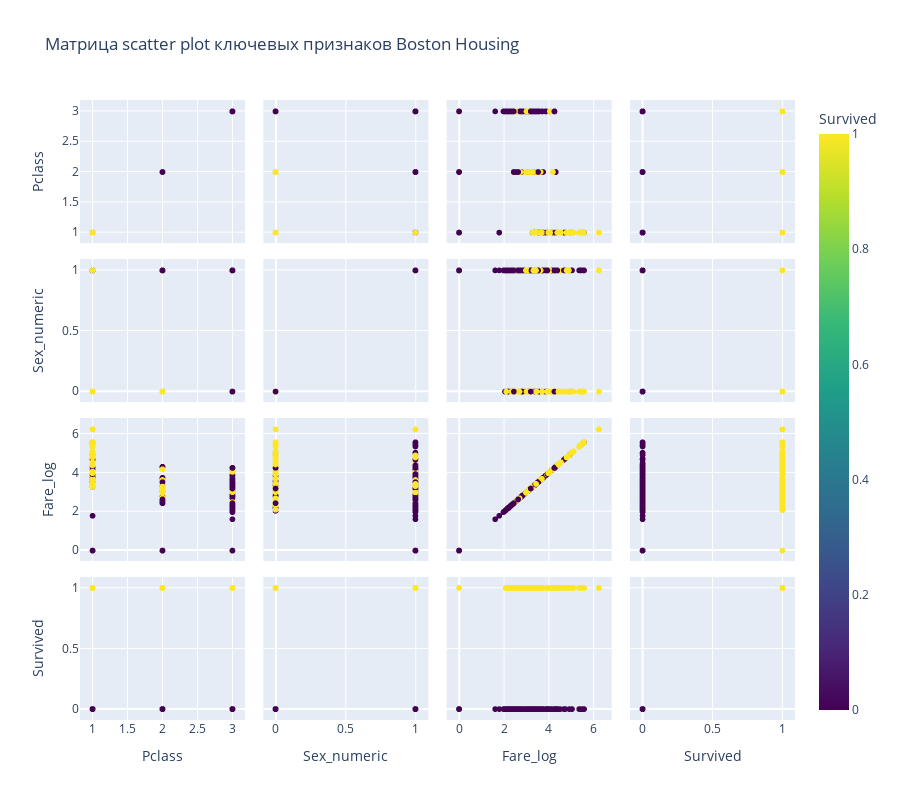

The cell this chart's notebook holds for it:
### Code cell
# Более детальный анализ ключевых признаков
key_features = ['Pclass',  'Sex_numeric', 'Fare_log'] # Выбранные ключевые признаки

# Матрица scatter plots
# px.scatter_matrix: создает матрицу scatter plots для выбранных измерений
# dimensions: список колонок для анализа
# color='Survived': цвет точек based on цены
# color_continuous_scale: цветовая шкала
# title: заголовок графика

fig = px.scatter_matrix(df, 
                        dimensions=key_features + ['Survived'],
                        title='Матрица scatter plot ключевых признаков Boston Housing',
                        color='Survived',
                        color_continuous_scale='viridis',
                        height=800)  # высота графика
fig.show()

### Figure 1 — Plotly figure (JSON) as saved in the notebook; plotly's stock layout.template omitted (floating-point values rounded to 4 significant figures; data arrays with more than 128 entries replaced by an {"elided": "..."} marker saying what was removed)
{"data": [{"dimensions": [{"axis": {"matches": true}, "label": "Pclass", "values": {"elided": "891 int values"}}, {"axis": {"matches": true}, "label": "Sex_numeric", "values": {"elided": "891 int values"}}, {"axis": {"matches": true}, "label": "Fare_log", "values": {"elided": "891 float values"}}, {"axis": {"matches": true}, "label": "Survived", "values": {"elided": "891 int values"}}], "hovertemplate": "%{xaxis.title.text}=%{x}<br>%{yaxis.title.text}=%{y}<br>Survived=%{marker.color}<extra></extra>", "legendgroup": "", "marker": {"color": {"elided": "891 int values"}, "coloraxis": "coloraxis", "symbol": "circle"}, "name": "", "showlegend": false, "type": "splom"}], "layout": {"coloraxis": {"colorbar": {"title": {"text": "Survived"}}, "colorscale": [[0, "#440154"], [0.1111, "#482878"], [0.2222, "#3e4989"], [0.3333, "#31688e"], [0.4444, "#26828e"], [0.5556, "#1f9e89"], [0.6667, "#35b779"], [0.7778, "#6ece58"], [0.8889, "#b5de2b"], [1, "#fde725"]]}, "dragmode": "select", "height": 800, "legend": {"tracegroupgap": 0}, "title": {"text": "Матрица scatter plot ключевых признаков Boston Housing"}}}
